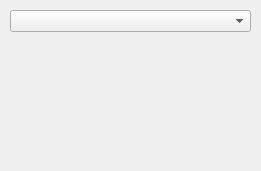
<?xml version="1.0" encoding="UTF-8"?>
<ui version="4.0">
 <class>Dialog</class>
 <widget class="QDialog" name="Dialog">
  <property name="geometry">
   <rect>
    <x>0</x>
    <y>0</y>
    <width>261</width>
    <height>171</height>
   </rect>
  </property>
  <property name="windowTitle">
   <string>Dialog</string>
  </property>
  <widget class="QComboBox" name="comboBox">
   <property name="geometry">
    <rect>
     <x>10</x>
     <y>10</y>
     <width>241</width>
     <height>22</height>
    </rect>
   </property>
  </widget>
  <action name="choose">
   <property name="text">
    <string>choose</string>
   </property>
  </action>
 </widget>
 <resources/>
 <connections/>
</ui>
